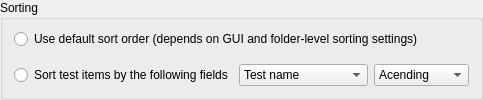
         <widget class="QGroupBox" name="gpBoxSorting">
          <property name="title">
           <string>Sorting</string>
          </property>
          <layout class="QVBoxLayout" name="verticalLayout_4">
           <property name="topMargin">
            <number>0</number>
           </property>
           <property name="bottomMargin">
            <number>0</number>
           </property>
           <item>
            <widget class="QRadioButton" name="rdSortingDefaultSortOrder">
             <property name="text">
              <string>Use default sort order (depends on GUI and folder-level sorting settings)</string>
             </property>
            </widget>
           </item>
           <item>
            <layout class="QHBoxLayout" name="horizontalLayout_3">
             <item>
              <widget class="QRadioButton" name="rdSortingTestItemBy">
               <property name="text">
                <string>Sort test items by the following fields</string>
               </property>
              </widget>
             </item>
             <item>
              <widget class="QComboBox" name="cmbSortingTestName">
               <item>
                <property name="text">
                 <string>Test name</string>
                </property>
               </item>
               <item>
                <property name="text">
                 <string>Status</string>
                </property>
               </item>
               <item>
                <property name="text">
                 <string>Status</string>
                </property>
               </item>
               <item>
                <property name="text">
                 <string>Reccurrences</string>
                </property>
               </item>
               <item>
                <property name="text">
                 <string>Reply</string>
                </property>
               </item>
               <item>
                <property name="text">
                 <string>Last test time</string>
                </property>
               </item>
               <item>
                <property name="text">
                 <string>Last status</string>
                </property>
               </item>
               <item>
                <property name="text">
                 <string>Last reply</string>
                </property>
               </item>
               <item>
                <property name="text">
                 <string>Interval</string>
                </property>
               </item>
               <item>
                <property name="text">
                 <string>Test method</string>
                </property>
               </item>
               <item>
                <property name="text">
                 <string>Comment</string>
                </property>
               </item>
               <item>
                <property name="text">
                 <string>Related URL</string>
                </property>
               </item>
               <item>
                <property name="text">
                 <string>Master test</string>
                </property>
               </item>
               <item>
                <property name="text">
                 <string>Schedule</string>
                </property>
               </item>
               <item>
                <property name="text">
                 <string>Alert profile</string>
                </property>
               </item>
               <item>
                <property name="text">
                 <string>Private log</string>
                </property>
               </item>
               <item>
                <property name="text">
                 <string>Alive %</string>
                </property>
               </item>
               <item>
                <property name="text">
                 <string>Dead %</string>
                </property>
               </item>
               <item>
                <property name="text">
                 <string>Unknown %</string>
                </property>
               </item>
               <item>
                <property name="text">
                 <string>Total time</string>
                </property>
               </item>
               <item>
                <property name="text">
                 <string>Alive time</string>
                </property>
               </item>
               <item>
                <property name="text">
                 <string>Dead time</string>
                </property>
               </item>
               <item>
                <property name="text">
                 <string>Unknown time</string>
                </property>
               </item>
               <item>
                <property name="text">
                 <string>Total tests</string>
                </property>
               </item>
               <item>
                <property name="text">
                 <string>Passed tests</string>
                </property>
               </item>
               <item>
                <property name="text">
                 <string>Failed tests</string>
                </property>
               </item>
               <item>
                <property name="text">
                 <string>Unknown tests</string>
                </property>
               </item>
               <item>
                <property name="text">
                 <string>Average reply</string>
                </property>
               </item>
               <item>
                <property name="text">
                 <string>Min reply</string>
                </property>
               </item>
               <item>
                <property name="text">
                 <string>Max reply</string>
                </property>
               </item>
               <item>
                <property name="text">
                 <string>Status changed at</string>
                </property>
               </item>
               <item>
                <property name="text">
                 <string>Status changes</string>
                </property>
               </item>
               <item>
                <property name="text">
                 <string>Created at</string>
                </property>
               </item>
               <item>
                <property name="text">
                 <string>Modified at</string>
                </property>
               </item>
               <item>
                <property name="text">
                 <string>Comment line #2</string>
                </property>
               </item>
               <item>
                <property name="text">
                 <string>Comment line #3</string>
                </property>
               </item>
               <item>
                <property name="text">
                 <string>Comment line #4</string>
                </property>
               </item>
               <item>
                <property name="text">
                 <string>Comment line #5</string>
                </property>
               </item>
               <item>
                <property name="text">
                 <string>Test by</string>
                </property>
               </item>
               <item>
                <property name="text">
                 <string>Acknowledged at</string>
                </property>
               </item>
               <item>
                <property name="text">
                 <string>Acknowledged by</string>
                </property>
               </item>
               <item>
                <property name="text">
                 <string>Ack comment</string>
                </property>
               </item>
              </widget>
             </item>
             <item>
              <widget class="QComboBox" name="cmbSortingAcending">
               <item>
                <property name="text">
                 <string>Acending</string>
                </property>
               </item>
               <item>
                <property name="text">
                 <string>Descending</string>
                </property>
               </item>
              </widget>
             </item>
            </layout>
           </item>
          </layout>
         </widget>
